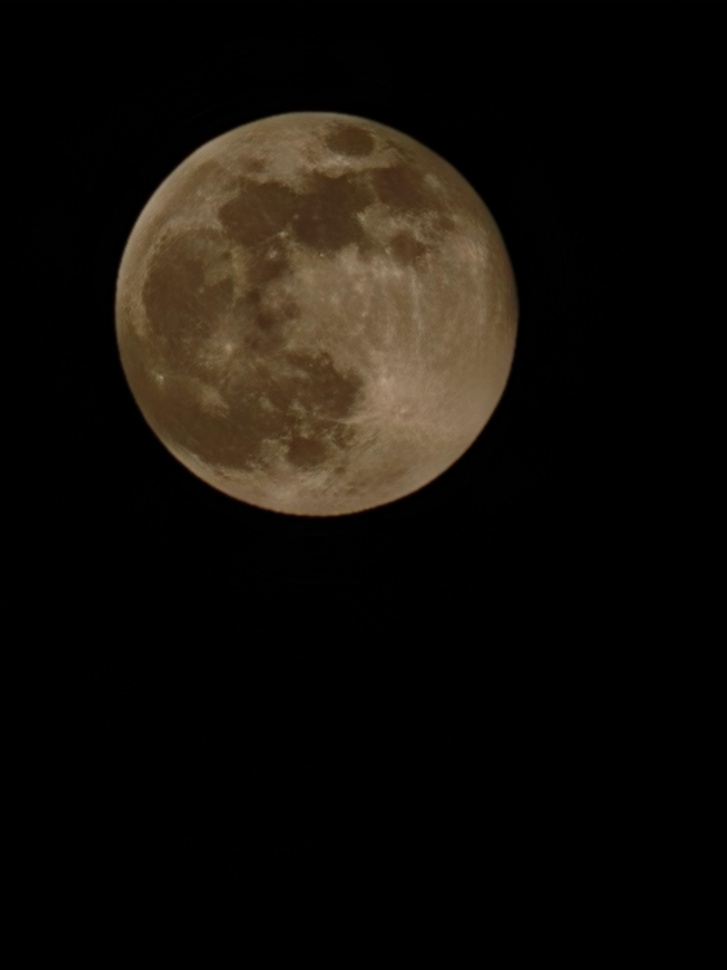
#> input picture hw3/images/input.jpg, 727 x 970 px, shrunk from 3072 x 4096 before the run, found by its file name
$ python p1.py
#> lines starting #> are read from the running program, lines starting #| are printed output that depends on the picture
import matplotlib.pyplot as plt
import numpy as np
import cv2


def part_convolution(patch, kernel):
    result = 0.0
    h, w = patch.shape
    for i in range(h):
        for j in range(w):
            result += patch[i, j] * kernel[i, j]
    return result


def padding(img, kernel_shape):
    kh, kw = kernel_shape
    return np.pad(img, ((kh // 2, kh // 2), (kw // 2, kw // 2)), mode="reflect")


def img_convolution(img, kernel):
    img = np.asarray(img, dtype=np.float64)
    kernel = np.asarray(kernel, dtype=np.float64)
    kh, kw = kernel.shape
    padded = padding(img, kernel.shape)
    rotated_kernel = kernel[::-1, ::-1]  # convolution rather than correlation
    h, w = img.shape
    result = np.zeros((h, w), dtype=np.float64)
    for i in range(kh):
        for j in range(kw):
            result += rotated_kernel[i, j] * padded[i:i + h, j:j + w]
    return result


def avg_smoothing(img, kernel_size):
    kernel = np.ones((kernel_size, kernel_size), dtype=np.float64)
    kernel /= kernel.sum()
    return img_convolution(img, kernel)


def gaussian_smoothing(img, kernel_size, sigma):
    radius = kernel_size // 2
    axis = np.arange(-radius, radius + 1, dtype=np.float64)
    xx, yy = np.meshgrid(axis, axis)
    kernel = np.exp(-(xx ** 2 + yy ** 2) / (2 * sigma ** 2))
    kernel /= kernel.sum()
    return img_convolution(img, kernel)


def laplacian_filter(img):
    kernel = np.array([[0, 1, 0],
                       [1, -4, 1],
                       [0, 1, 0]], dtype=np.float64)
    return img_convolution(img, kernel)


def laplacian_sharpen(img, alpha=0.5):
    img = np.asarray(img, dtype=np.float64)
    return img - alpha * laplacian_filter(img)


def unsharp_masking(img, kernel_size=5, sigma=1.2, alpha=1.0):
    img = np.asarray(img, dtype=np.float64)
    blurred = gaussian_smoothing(img, kernel_size, sigma)
    mask = img - blurred
    return img + alpha * mask

def to_uint8(img):
    return np.clip(np.rint(img), 0, 255).astype(np.uint8)

def main():
    img = cv2.imread("hw3/images/input.jpg", cv2.IMREAD_GRAYSCALE)
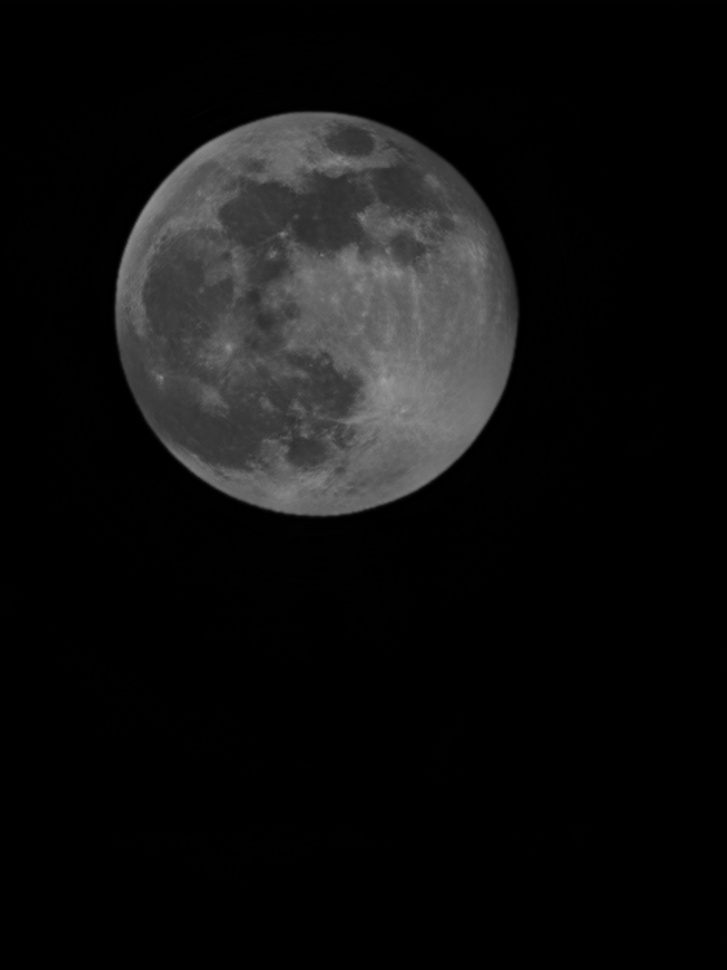
#> img: shape (970, 727); min 0, max 157, mean 15.7
    img = np.asarray(img, dtype=np.float64)
    avg_smoothed = avg_smoothing(img, 15)
    gaussian_smoothed = gaussian_smoothing(img, 31, 5.0)
#> in img_convolution (call 2), `kernel = np.asarray(kernel, dtype=np.float64)`:
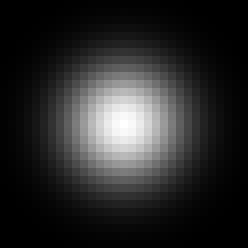
#> kernel: shape (31, 31) float64 (shown 8 times larger); min 7.89e-07, max 0.00639, mean 0.00104; drawn with min black and max white
#> call 2 of padding, with kernel_shape = (31, 31)
#> in padding (call 2), `return np.pad(img, ((kh // 2, kh // 2), (kw // 2, kw // 2)), mode="ref..`:
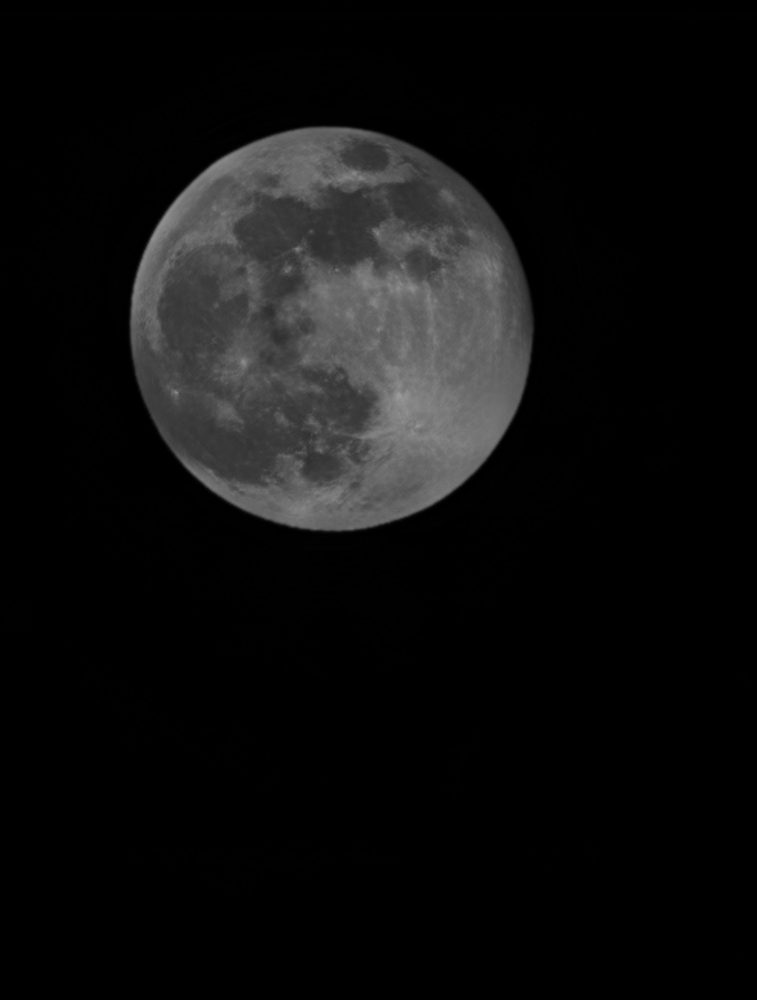
#> returned value: shape (1000, 757) float64; min 0, max 157, mean 14.6
    laplacian_sharpened = laplacian_sharpen(img, 1.0)
#> after the loop in img_convolution (call 3), `for i in range(kh):`:
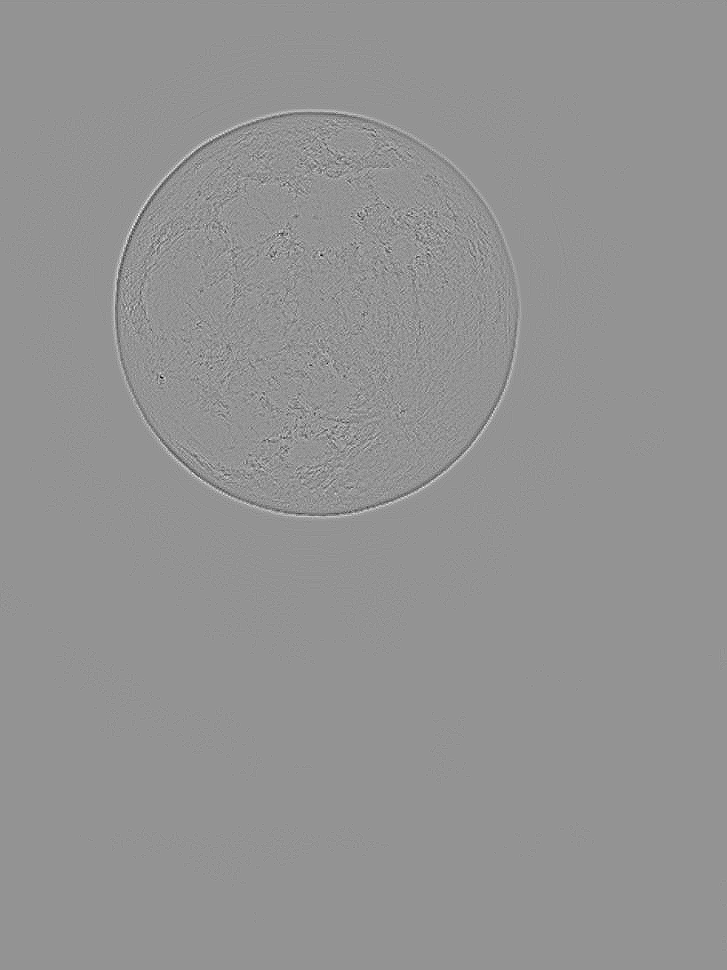
#> result: shape (970, 727) float64; min -52, max 38, mean 0; drawn with min black and max white
#> in laplacian_sharpen, `return img - alpha * laplacian_filter(img)`:
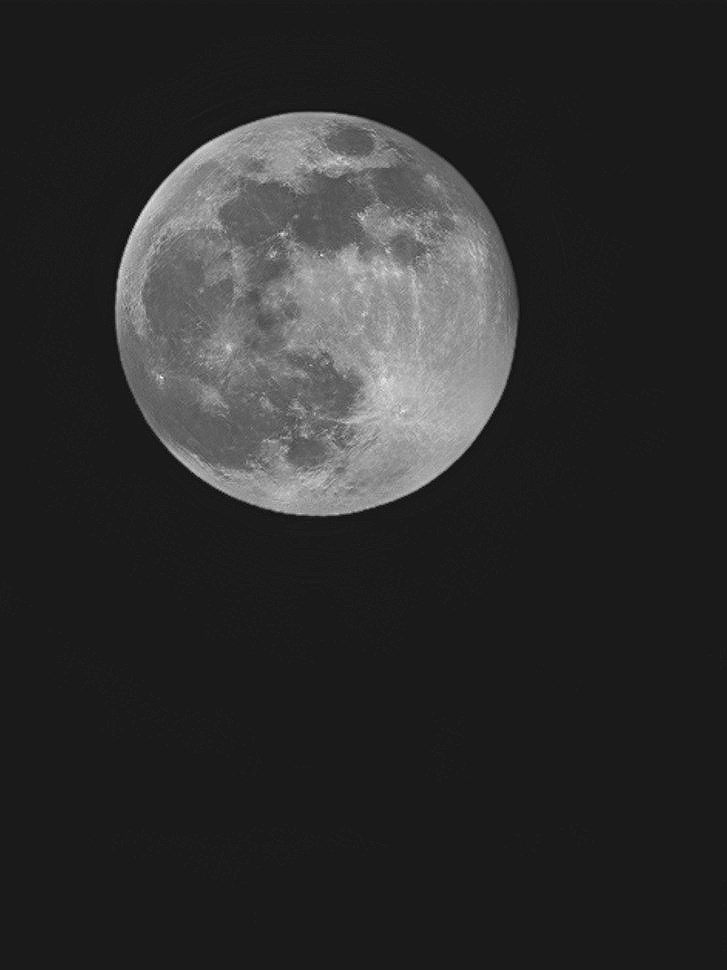
#> returned value: shape (970, 727) float64; min -22, max 188, mean 15.7; drawn with min black and max white
    unsharp_masked = unsharp_masking(img, 31, 5.0, 2.0)
#> in unsharp_masking, `mask = img - blurred`:
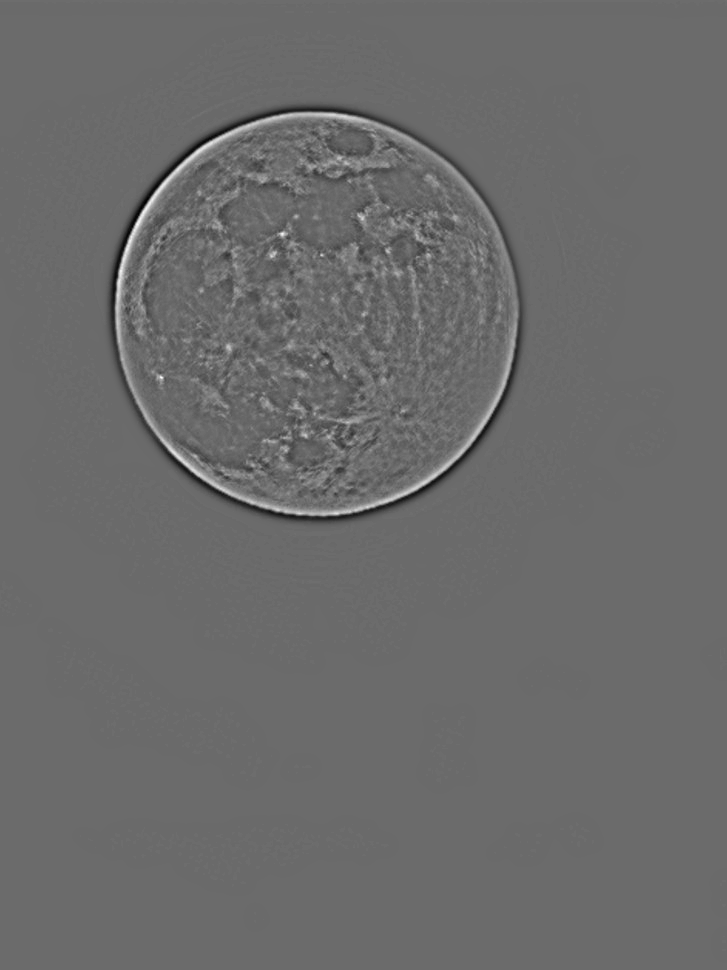
#> mask: shape (970, 727) float64; min -39.32, max 54.38, mean 0; drawn with min black and max white
#> in unsharp_masking, `return img + alpha * mask`:
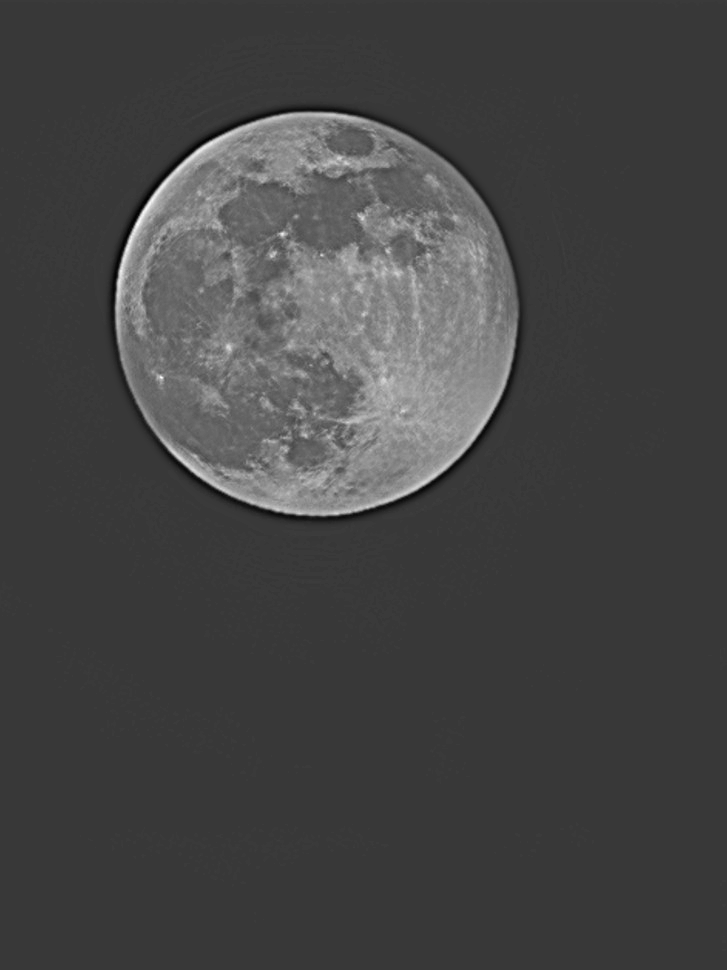
#> returned value: shape (970, 727) float64; min -71.3, max 248.3, mean 15.7; drawn with min black and max white
    cv2.imwrite("hw3/images/input_greyscale.png", to_uint8(img))
    cv2.imwrite("hw3/images/output1_avg_smoothed.png", to_uint8(avg_smoothed))
    cv2.imwrite("hw3/images/output1_gaussian_smoothed.png", to_uint8(gaussian_smoothed))
    cv2.imwrite("hw3/images/output1_laplacian_sharpened.png", to_uint8(laplacian_sharpened))
    cv2.imwrite("hw3/images/output1_unsharp_masked.png", to_uint8(unsharp_masked))

if __name__ == "__main__":
    main()
